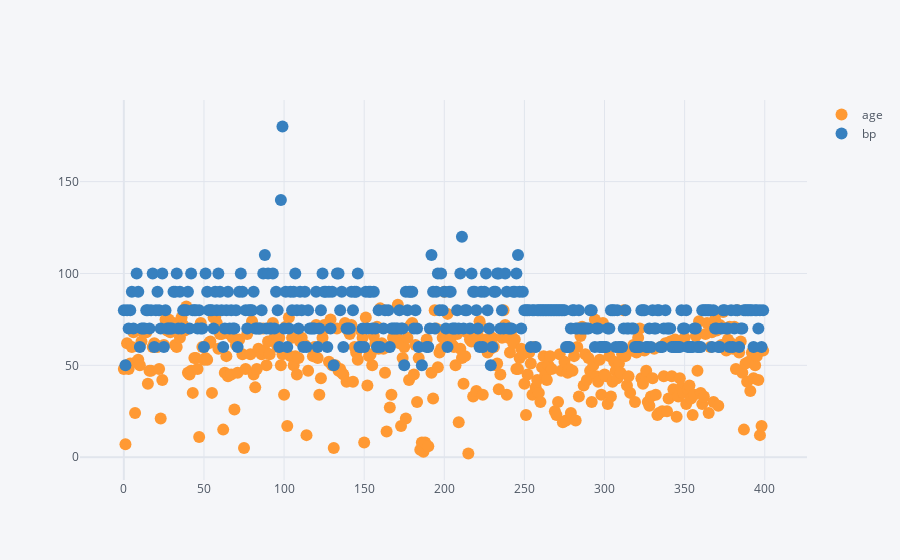

Notebook code cell kept with this figure:
### Code cell
data1[['age','bp']].iplot(kind='scatter',mode='markers')

### Figure 1 — Plotly figure (JSON) as saved in the notebook; plotly's stock layout.template omitted (floating-point values rounded to 4 significant figures; data arrays with more than 128 entries replaced by an {"elided": "..."} marker saying what was removed)
{"data": [{"name": "age", "text": "", "y": {"elided": "400 mixed values"}, "mode": "markers", "marker": {"symbol": "circle", "size": 12}, "x": {"elided": "400 int values"}, "line": {"color": "rgba(255, 153, 51, 1.0)", "dash": "solid", "shape": "linear", "width": 1.3}, "type": "scatter"}, {"name": "bp", "text": "", "y": {"elided": "400 mixed values"}, "mode": "markers", "marker": {"symbol": "circle", "size": 12}, "x": {"elided": "400 int values"}, "line": {"color": "rgba(55, 128, 191, 1.0)", "dash": "solid", "shape": "linear", "width": 1.3}, "type": "scatter"}], "layout": {"title": {"font": {"color": "#4D5663"}}, "paper_bgcolor": "#F5F6F9", "plot_bgcolor": "#F5F6F9", "yaxis": {"tickfont": {"color": "#4D5663"}, "zerolinecolor": "#E1E5ED", "title": {"text": "", "font": {"color": "#4D5663"}}, "gridcolor": "#E1E5ED", "showgrid": true}, "xaxis": {"tickfont": {"color": "#4D5663"}, "zerolinecolor": "#E1E5ED", "title": {"text": "", "font": {"color": "#4D5663"}}, "gridcolor": "#E1E5ED", "showgrid": true}, "legend": {"bgcolor": "#F5F6F9", "font": {"color": "#4D5663"}}}}
